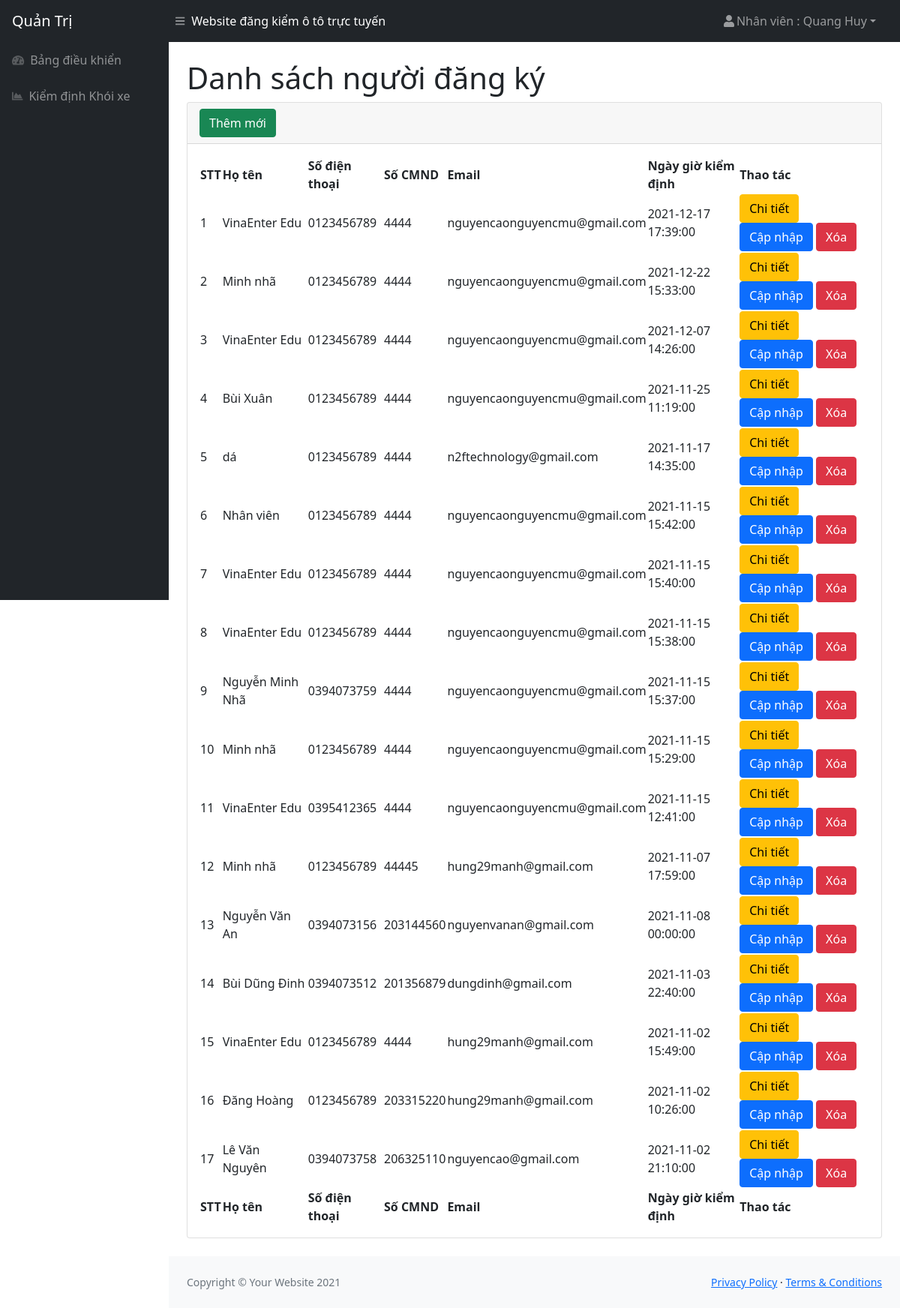
The page /admin/nguoidangky.php (signed in) on the database its author committed.
### tables this page shows
CREATE TABLE `profile` (
  `id` int(11) NOT NULL,
  `bienso` varchar(250) NOT NULL,
  `loaixe` int(11) NOT NULL,
  `sokhung` varchar(250) NOT NULL,
  `hoten` varchar(250) NOT NULL,
  `sodienthoai` int(11) NOT NULL,
  `socmnd` int(11) NOT NULL,
  `email` varchar(250) NOT NULL,
  `ngaydangkiem` datetime NOT NULL,
  `trangthai` int(11) NOT NULL
);

### admin/nguoidangky.php (the view, shortened to what this page needs)
<!DOCTYPE html>
<html lang="en">
<head>
<?php include('inc/head.php')?>
</head>
<body class="sb-nav-fixed">
<?php include('inc/header.php')?>
    <div id="layoutSidenav">
    <?php include('inc/menu.php')?>
        <div id="layoutSidenav_content">
            <main>
                <div class="container-fluid px-4">
                    <h1 class="mt-4">Danh sách người đăng ký</h1>
                    <div class="card mb-4">
                        <div class="card-header">
                            <button type="button" class="btn btn-success" data-bs-toggle="modal"
                                data-bs-target="#exampleModalAdd">
                                Thêm mới
                            </button>
                        </div>
                        <div class="card-body">
                            <table id="datatablesSimple">
                                <thead>
                                    <tr>
                                        <th>STT</th>
                                        <th>Họ tên</th>
                                        <th>Số điện thoại</th>
                                        <th>Số CMND</th>
                                        <th>Email</th>
                                        <th>Ngày giờ kiểm định</th>
                                        <th>Thao tác</th>
                                    </tr>
                                </thead>
                                <tfoot>
                                    <tr>
                                        <th>STT</th>
                                        <th>Họ tên</th>
                                        <th>Số điện thoại</th>
                                        <th>Số CMND</th>
                                        <th>Email</th>
                                        <th>Ngày giờ kiểm định</th>
                                        <th>Thao tác</th>
                                    </tr>
                                </tfoot>
                                <tbody>
                                <?php
                                   $query = "SELECT a.*,b.tenloaixe,b.giadangkiem FROM profile as a,loaixe as b WHERE a.loaixe = b.id ORDER BY a.id DESC";
                                   $result = mysqli_query($connect, $query);
                                   $stt = 1;
                                   while ($arUser = mysqli_fetch_array($result, MYSQLI_ASSOC)) {
                                       $idModelDel = "exampleModalDel".$arUser["id"] ;
                                       $idModelEdit = "exampleModalEdit".$arUser["id"];
                                       $idModelInfor = "exampleModalInfor".$arUser["id"];
                                   ?>
                                    <tr>
                                        <td><?php echo $stt ?></td>
                                        <td><?php echo $arUser["hoten"] ?></td>
                                        <td>0<?php echo $arUser["sodienthoai"] ?></td>
                                        <td><?php echo $arUser["socmnd"] ?></td>
                                        <td><?php echo $arUser["email"] ?></td>
                                        <td><?php echo $arUser["ngaydangkiem"] ?></td>
                                        <td>
                                            <button type="button" class="btn btn-warning" data-bs-toggle="modal"
                                                data-bs-target="#<?php echo $idModelInfor ?>">
                                                Chi tiết
                                            </button>
                                            <button type="button" class="btn btn-primary" data-bs-toggle="modal"
                                                data-bs-target="#<?php echo $idModelEdit ?>">
                                                Cập nhập
                                            </button>
                                            <button type="button" class="btn btn-danger" data-bs-toggle="modal"
                                                data-bs-target="#<?php echo $idModelDel ?>">
                                                Xóa
                                            </button>
                                        </td>
                                    </tr>
                                    <?php $stt++;} ?>
                                </tbody>
                            </table>
                        </div>
                    </div>
                </div>
            </main>
            <?php include('inc/footer.php')?>
        </div>
    </div>
</body>
</html>

### rows shown on the page
profile: hoten "VinaEnter Edu", sodienthoai "123456789", socmnd "4444", email "nguyencaonguyencmu@gmail.com", ngaydangkiem "2021-12-17 17:39:00"
profile: hoten "Minh nhã", sodienthoai "123456789", socmnd "4444", email "nguyencaonguyencmu@gmail.com", ngaydangkiem "2021-12-22 15:33:00"
profile: hoten "VinaEnter Edu", sodienthoai "123456789", socmnd "4444", email "nguyencaonguyencmu@gmail.com", ngaydangkiem "2021-12-07 14:26:00"
profile: hoten "Bùi Xuân", sodienthoai "123456789", socmnd "4444", email "nguyencaonguyencmu@gmail.com", ngaydangkiem "2021-11-25 11:19:00"
profile: hoten "dá", sodienthoai "123456789", socmnd "4444", email "n2ftechnology@gmail.com", ngaydangkiem "2021-11-17 14:35:00"
profile: hoten "Nhân viên", sodienthoai "123456789", socmnd "4444", email "nguyencaonguyencmu@gmail.com", ngaydangkiem "2021-11-15 15:42:00"
profile: hoten "VinaEnter Edu", sodienthoai "123456789", socmnd "4444", email "nguyencaonguyencmu@gmail.com", ngaydangkiem "2021-11-15 15:40:00"
profile: hoten "VinaEnter Edu", sodienthoai "123456789", socmnd "4444", email "nguyencaonguyencmu@gmail.com", ngaydangkiem "2021-11-15 15:38:00"
profile: hoten "Nguyễn Minh Nhã", sodienthoai "394073759", socmnd "4444", email "nguyencaonguyencmu@gmail.com", ngaydangkiem "2021-11-15 15:37:00"
profile: hoten "Minh nhã", sodienthoai "123456789", socmnd "4444", email "nguyencaonguyencmu@gmail.com", ngaydangkiem "2021-11-15 15:29:00"
profile: hoten "VinaEnter Edu", sodienthoai "395412365", socmnd "4444", email "nguyencaonguyencmu@gmail.com", ngaydangkiem "2021-11-15 12:41:00"
profile: hoten "Minh nhã", sodienthoai "123456789", socmnd "44445", email "hung29manh@gmail.com", ngaydangkiem "2021-11-07 17:59:00"
profile: hoten "Nguyễn Văn An", sodienthoai "394073156", socmnd "203144560", email "nguyenvanan@gmail.com", ngaydangkiem "2021-11-08 00:00:00"
profile: hoten "Bùi Dũng Đinh", sodienthoai "394073512", socmnd "201356879", email "dungdinh@gmail.com", ngaydangkiem "2021-11-03 22:40:00"
profile: hoten "VinaEnter Edu", sodienthoai "123456789", socmnd "4444", email "hung29manh@gmail.com", ngaydangkiem "2021-11-02 15:49:00"
profile: hoten "Đăng Hoàng", sodienthoai "123456789", socmnd "203315220", email "hung29manh@gmail.com", ngaydangkiem "2021-11-02 10:26:00"
profile: hoten "Lê Văn Nguyên", sodienthoai "394073758", socmnd "206325110", email "nguyencao@gmail.com", ngaydangkiem "2021-11-02 21:10:00"

### other values the page prints
$_SESSION['hoten'] "Quang Huy"
